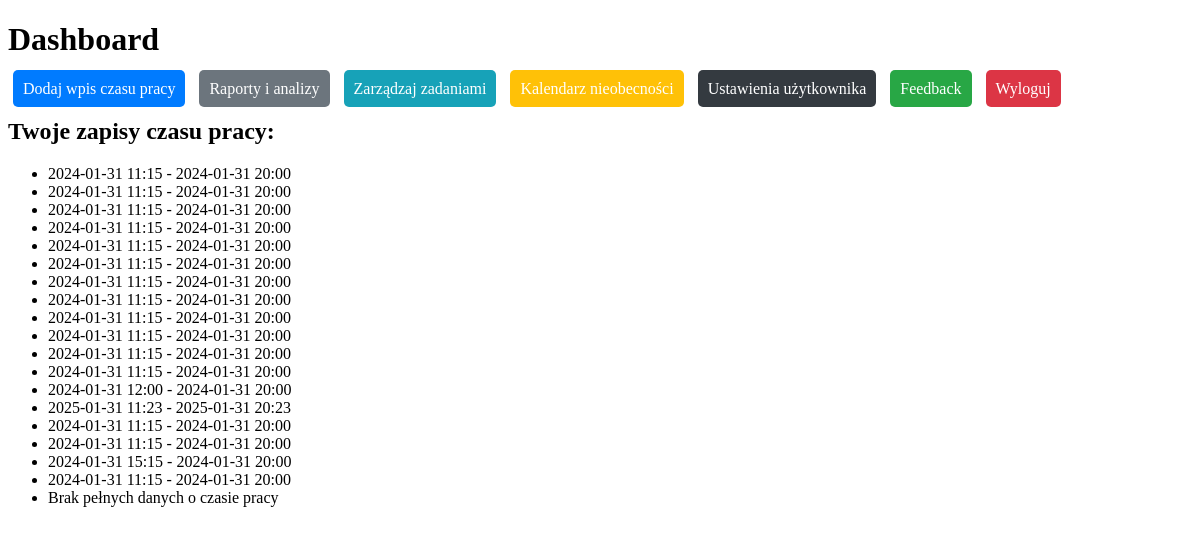
Page /dashboard (signed in) on the earlier database version.
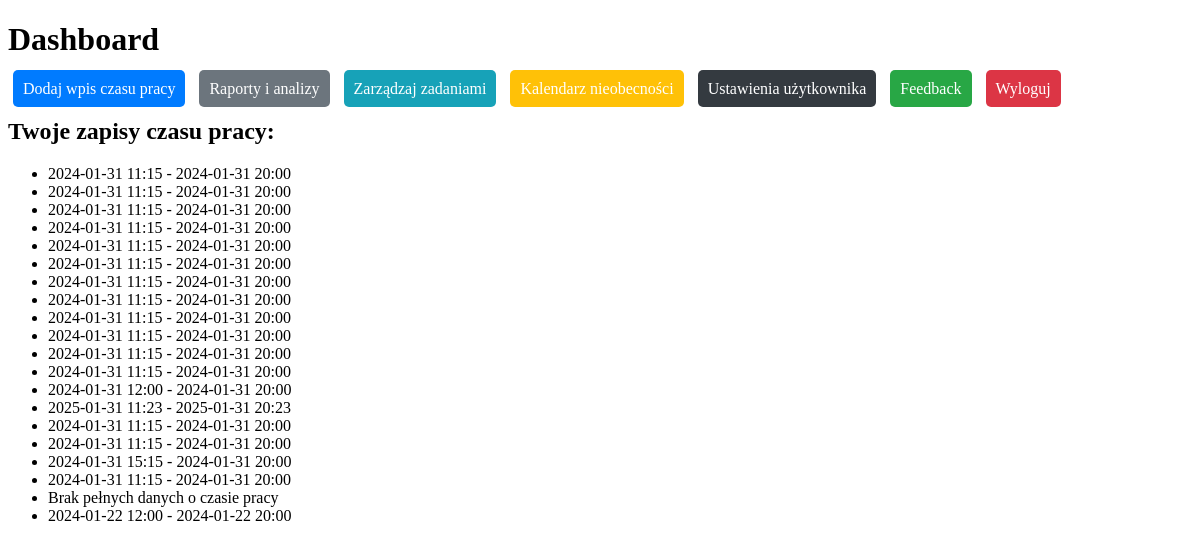
Same page on the later database version.
### app.py (models this page shows)
class TimeEntry(db.Model):
    id = db.Column(db.Integer, primary_key=True)
    start_time = db.Column(db.DateTime)
    end_time = db.Column(db.DateTime)
    user_id = db.Column(db.Integer, db.ForeignKey('user.id'))

### app.py (the view)
@app.route('/dashboard')
@login_required
def dashboard():
    entries = TimeEntry.query.all()
    return render_template('dashboard.html', entries = entries)

### app.py (called while the page is built)
@login_manager.user_loader
def load_user(user_id):
    return User.query.get(int(user_id))

### templates/dashboard.html (shortened to what this page needs)
<!DOCTYPE html>
<html>
<head>
</head>
<body>
    <h1>Dashboard</h1>
    <div class="dashboard-actions">
        <a href="{{ url_for('add_entry') }}" class="btn btn-primary">Dodaj wpis czasu pracy</a>
        <a href="{{ url_for('view_reports') }}" class="btn btn-secondary">Raporty i analizy</a>
        <a href="{{ url_for('manage_tasks') }}" class="btn btn-info">Zarządzaj zadaniami</a>
        <a href="{{ url_for('view_calendar') }}" class="btn btn-warning">Kalendarz nieobecności</a>
        <a href="{{ url_for('user_settings') }}" class="btn btn-dark">Ustawienia użytkownika</a>
        <a href="{{ url_for('feedback') }}" class="btn btn-success">Feedback</a>
        <a href="{{ url_for('logout') }}" class="btn btn-danger">Wyloguj</a>
    </div>
    <h2>Twoje zapisy czasu pracy:</h2>
    <ul>
    {% for entry in entries %}
        <li>
            {% if entry.start_time and entry.end_time %}
                {{ entry.start_time.strftime('%Y-%m-%d %H:%M') }} - {{ entry.end_time.strftime('%Y-%m-%d %H:%M') }}
            {% else %}
                Brak pełnych danych o czasie pracy
            {% endif %}
        </li>
    {% else %}
        <p>Brak zapisów czasu pracy.</p>
    {% endfor %}
</ul>
</body>
</html>

Differences in the rows shown:
added TimeEntry: start_time "2024-01-22 12:00", end_time "2024-01-22 20:00"
